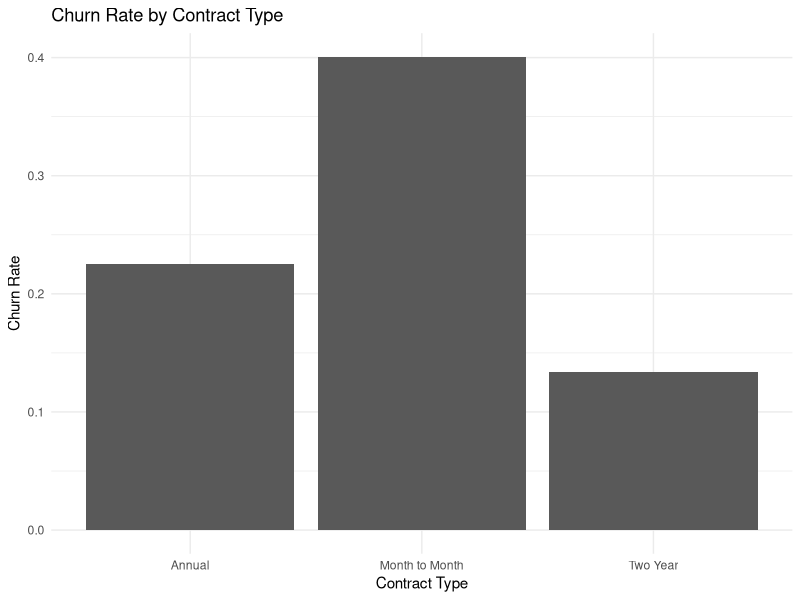
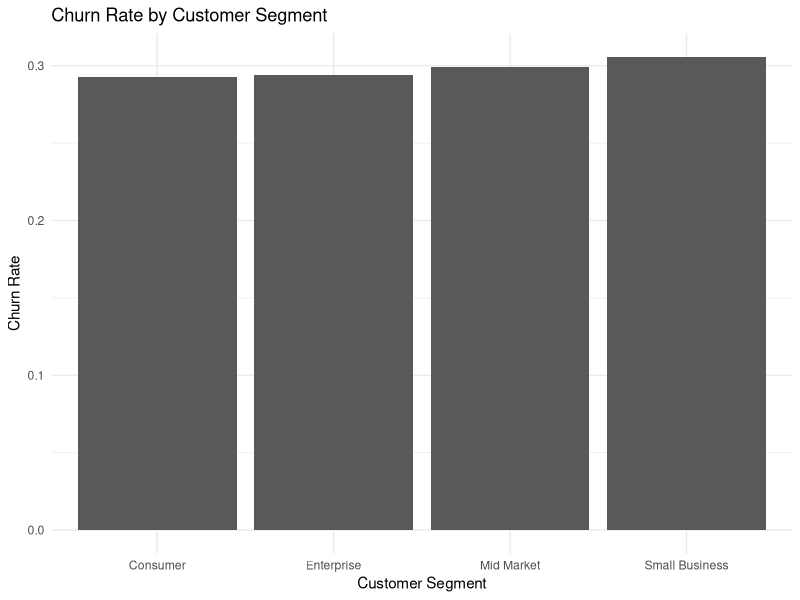
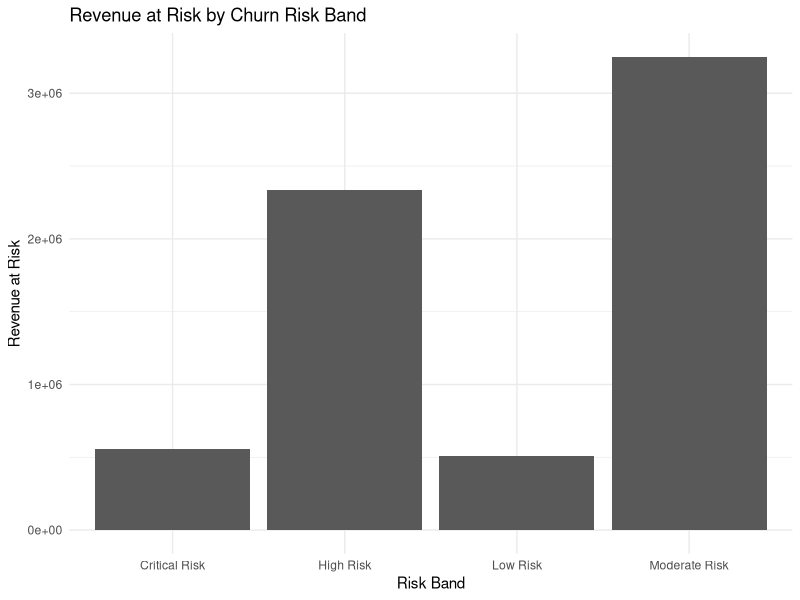

Write R code to recreate these figures, in order.
# Customer Churn Analysis in R
# Project: 01_Customer_Churn_Analysis_R

packages <- c("dplyr", "readr", "tibble", "caret", "randomForest", "ggplot2")

installed_packages <- rownames(installed.packages())

for (pkg in packages) {
  if (!(pkg %in% installed_packages)) {
    install.packages(pkg)
  }
}

library(dplyr)
library(readr)
library(tibble)
library(caret)
library(randomForest)
library(ggplot2)

dir.create("01_Customer_Churn_Analysis_R/data/raw", recursive = TRUE, showWarnings = FALSE)
dir.create("01_Customer_Churn_Analysis_R/data/cleaned", recursive = TRUE, showWarnings = FALSE)
dir.create("01_Customer_Churn_Analysis_R/images", recursive = TRUE, showWarnings = FALSE)
dir.create("01_Customer_Churn_Analysis_R/outputs", recursive = TRUE, showWarnings = FALSE)

set.seed(42)

num_customers <- 10000

customer_data <- tibble(
  customer_id = 1:num_customers,
  customer_segment = sample(
    c("Small Business", "Mid Market", "Enterprise", "Consumer"),
    num_customers,
    replace = TRUE,
    prob = c(0.35, 0.30, 0.20, 0.15)
  ),
  contract_type = sample(
    c("Month to Month", "Annual", "Two Year"),
    num_customers,
    replace = TRUE,
    prob = c(0.50, 0.35, 0.15)
  ),
  region = sample(
    c("South", "West", "Midwest", "Northeast"),
    num_customers,
    replace = TRUE,
    prob = c(0.32, 0.27, 0.21, 0.20)
  ),
  tenure_months = sample(1:72, num_customers, replace = TRUE),
  monthly_revenue = round(pmax(rnorm(num_customers, mean = 185, sd = 65), 25), 2),
  support_tickets_last_90_days = rpois(num_customers, lambda = 2.2),
  late_payments_last_12_months = rpois(num_customers, lambda = 1.1),
  product_usage_score = round(pmin(pmax(rnorm(num_customers, mean = 68, sd = 18), 0), 100), 2),
  satisfaction_score = round(pmin(pmax(rnorm(num_customers, mean = 7.2, sd = 1.8), 1), 10), 1),
  last_login_days_ago = sample(0:120, num_customers, replace = TRUE),
  discount_percent = sample(
    c(0, 5, 10, 15, 20, 25),
    num_customers,
    replace = TRUE,
    prob = c(0.40, 0.20, 0.17, 0.12, 0.08, 0.03)
  )
)

customer_data <- customer_data %>%
  mutate(
    churn_probability =
      0.08 +
      if_else(contract_type == "Month to Month", 0.18, 0) +
      if_else(tenure_months < 12, 0.12, 0) +
      if_else(support_tickets_last_90_days >= 4, 0.10, 0) +
      if_else(late_payments_last_12_months >= 3, 0.08, 0) +
      if_else(product_usage_score < 45, 0.16, 0) +
      if_else(satisfaction_score < 6, 0.15, 0) +
      if_else(last_login_days_ago > 45, 0.12, 0) -
      if_else(contract_type == "Two Year", 0.08, 0) -
      if_else(tenure_months > 36, 0.06, 0),
    churn_probability = pmin(pmax(churn_probability, 0.02), 0.85),
    churned = rbinom(num_customers, size = 1, prob = churn_probability),
    annual_revenue = round(monthly_revenue * 12, 2),
    customer_lifetime_value = round(monthly_revenue * tenure_months, 2),
    revenue_at_risk = if_else(churned == 1, annual_revenue, 0),
    usage_risk_flag = if_else(product_usage_score < 45, 1, 0),
    satisfaction_risk_flag = if_else(satisfaction_score < 6, 1, 0),
    login_risk_flag = if_else(last_login_days_ago > 45, 1, 0),
    support_risk_flag = if_else(support_tickets_last_90_days >= 4, 1, 0),
    payment_risk_flag = if_else(late_payments_last_12_months >= 3, 1, 0),
    total_risk_flags =
      usage_risk_flag +
      satisfaction_risk_flag +
      login_risk_flag +
      support_risk_flag +
      payment_risk_flag,
    risk_band = case_when(
      churn_probability < 0.20 ~ "Low Risk",
      churn_probability < 0.40 ~ "Moderate Risk",
      churn_probability < 0.60 ~ "High Risk",
      TRUE ~ "Critical Risk"
    )
  )

write_csv(
  customer_data,
  "01_Customer_Churn_Analysis_R/data/raw/customer_churn_10000_rows.csv"
)

segment_summary <- customer_data %>%
  group_by(customer_segment) %>%
  summarise(
    total_customers = n(),
    churned_customers = sum(churned),
    churn_rate = round(mean(churned), 4),
    average_monthly_revenue = round(mean(monthly_revenue), 2),
    average_satisfaction_score = round(mean(satisfaction_score), 2),
    total_revenue_at_risk = round(sum(revenue_at_risk), 2),
    .groups = "drop"
  ) %>%
  arrange(desc(churn_rate))

contract_summary <- customer_data %>%
  group_by(contract_type) %>%
  summarise(
    total_customers = n(),
    churned_customers = sum(churned),
    churn_rate = round(mean(churned), 4),
    average_monthly_revenue = round(mean(monthly_revenue), 2),
    average_tenure_months = round(mean(tenure_months), 2),
    total_revenue_at_risk = round(sum(revenue_at_risk), 2),
    .groups = "drop"
  ) %>%
  arrange(desc(churn_rate))

risk_summary <- customer_data %>%
  group_by(risk_band) %>%
  summarise(
    total_customers = n(),
    churned_customers = sum(churned),
    churn_rate = round(mean(churned), 4),
    average_churn_probability = round(mean(churn_probability), 4),
    total_annual_revenue = round(sum(annual_revenue), 2),
    total_revenue_at_risk = round(sum(revenue_at_risk), 2),
    average_risk_flags = round(mean(total_risk_flags), 2),
    .groups = "drop"
  ) %>%
  arrange(desc(average_churn_probability))

write_csv(
  customer_data,
  "01_Customer_Churn_Analysis_R/data/cleaned/customer_churn_scored_dataset.csv"
)

write_csv(
  segment_summary,
  "01_Customer_Churn_Analysis_R/data/cleaned/segment_churn_summary.csv"
)

write_csv(
  contract_summary,
  "01_Customer_Churn_Analysis_R/data/cleaned/contract_churn_summary.csv"
)

write_csv(
  risk_summary,
  "01_Customer_Churn_Analysis_R/data/cleaned/risk_band_summary.csv"
)

churn_by_contract_plot <- ggplot(contract_summary, aes(x = contract_type, y = churn_rate)) +
  geom_col() +
  labs(
    title = "Churn Rate by Contract Type",
    x = "Contract Type",
    y = "Churn Rate"
  ) +
  theme_minimal()

ggsave(
  "01_Customer_Churn_Analysis_R/images/churn_rate_by_contract_type.png",
  churn_by_contract_plot,
  width = 10,
  height = 6,
  dpi = 300
)

churn_by_segment_plot <- ggplot(segment_summary, aes(x = customer_segment, y = churn_rate)) +
  geom_col() +
  labs(
    title = "Churn Rate by Customer Segment",
    x = "Customer Segment",
    y = "Churn Rate"
  ) +
  theme_minimal()

ggsave(
  "01_Customer_Churn_Analysis_R/images/churn_rate_by_customer_segment.png",
  churn_by_segment_plot,
  width = 10,
  height = 6,
  dpi = 300
)

revenue_at_risk_plot <- ggplot(risk_summary, aes(x = risk_band, y = total_revenue_at_risk)) +
  geom_col() +
  labs(
    title = "Revenue at Risk by Churn Risk Band",
    x = "Risk Band",
    y = "Revenue at Risk"
  ) +
  theme_minimal()

ggsave(
  "01_Customer_Churn_Analysis_R/images/revenue_at_risk_by_risk_band.png",
  revenue_at_risk_plot,
  width = 10,
  height = 6,
  dpi = 300
)

model_data <- customer_data %>%
  mutate(
    churned = factor(churned, levels = c(0, 1), labels = c("No", "Yes")),
    customer_segment = as.factor(customer_segment),
    contract_type = as.factor(contract_type),
    region = as.factor(region)
  )

train_index <- createDataPartition(model_data$churned, p = 0.75, list = FALSE)

train_data <- model_data[train_index, ]
test_data <- model_data[-train_index, ]

logistic_model <- train(
  churned ~ customer_segment +
    contract_type +
    region +
    tenure_months +
    monthly_revenue +
    support_tickets_last_90_days +
    late_payments_last_12_months +
    product_usage_score +
    satisfaction_score +
    last_login_days_ago +
    discount_percent +
    total_risk_flags,
  data = train_data,
  method = "glm",
  family = "binomial",
  trControl = trainControl(method = "none")
)

predictions <- predict(logistic_model, newdata = test_data)

confusion <- confusionMatrix(predictions, test_data$churned, positive = "Yes")

model_metrics <- tibble(
  model = "Logistic Regression",
  accuracy = round(confusion$overall["Accuracy"], 4),
  sensitivity_recall = round(confusion$byClass["Sensitivity"], 4),
  specificity = round(confusion$byClass["Specificity"], 4),
  precision = round(confusion$byClass["Precision"], 4),
  f1_score = round(confusion$byClass["F1"], 4)
)

write_csv(
  model_metrics,
  "01_Customer_Churn_Analysis_R/data/cleaned/model_performance_summary.csv"
)

sink("01_Customer_Churn_Analysis_R/outputs/model_confusion_matrix.txt")
print(confusion)
sink()

print("R customer churn analysis project completed.")
print(paste("Rows created:", nrow(customer_data)))
print(paste("Overall churn rate:", round(mean(customer_data$churned == 1) * 100, 2), "%"))
print("Files saved to data, images, and outputs folders.")
